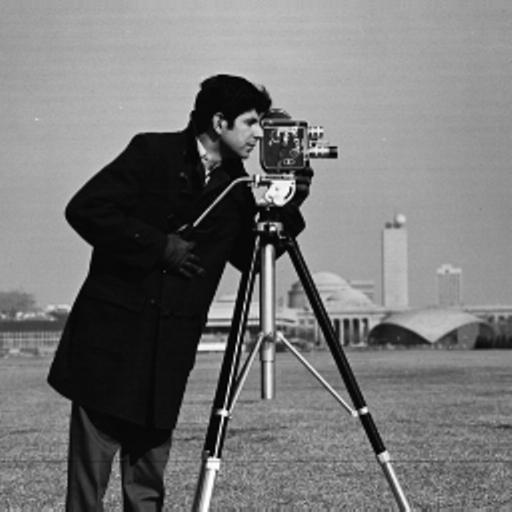
#> input picture Chapter 05/ch 05-03/cameraman.tif, 512 x 512 px
$ jupyter execute notebook.ipynb
#> lines starting #> are read from the running program, lines starting #| are printed output that depends on the picture; after the words box and inside, x2 and y2 are one past the last pixel; in counts of white or black regions, pixels touching at a corner belong together
[cell 1]
import cv2 as cv
import matplotlib.pyplot as plt

img = cv.imread('cameraman.tif', cv.IMREAD_GRAYSCALE)
#> img is the input picture: shape (512, 512); min 0, max 255, mean 118.3

ret,thresh1 = cv.threshold(img,80,255,cv.THRESH_BINARY)
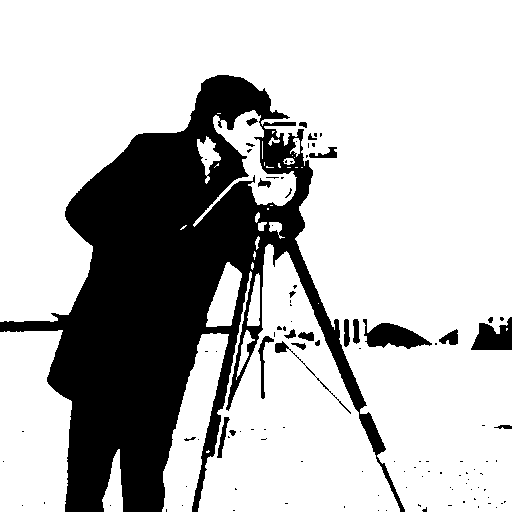
#> thresh1: shape (512, 512); 74.3% white; 109 black regions (85 under 20 px), largest, box (x1, y1, x2, y2) and area: (0, 75, 405, 512) 63324, (363, 319, 432, 349) 1101, (471, 317, 512, 350) 885
ret,thresh2 = cv.threshold(img,80,255,cv.THRESH_BINARY_INV)
ret,thresh3 = cv.threshold(img,80,255,cv.THRESH_TRUNC)
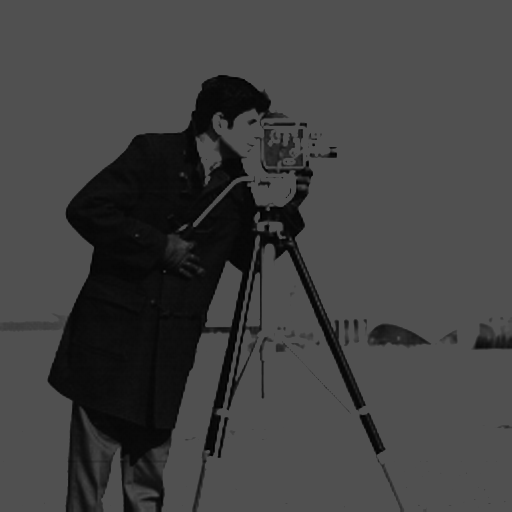
#> thresh3: shape (512, 512); min 0, max 80, mean 65
ret,thresh4 = cv.threshold(img,80,255,cv.THRESH_TOZERO)
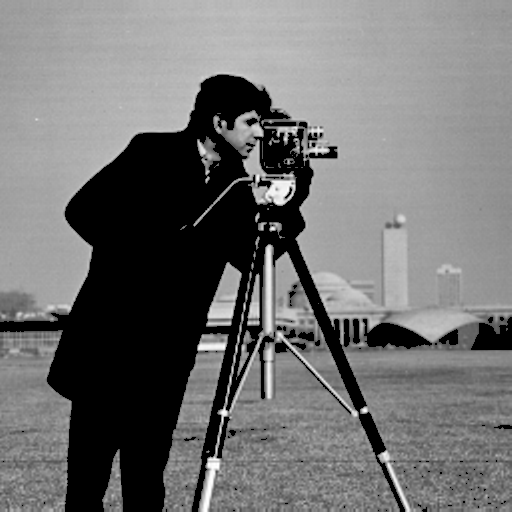
#> thresh4: shape (512, 512); min 0, max 255, mean 112.7
ret,thresh5 = cv.threshold(img,80,255,cv.THRESH_TOZERO_INV)
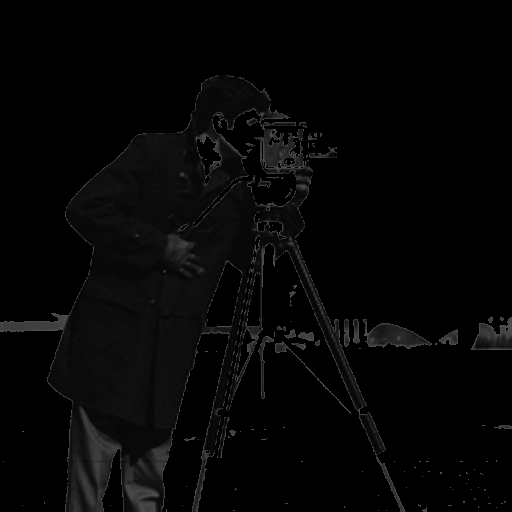
#> thresh5: shape (512, 512); min 0, max 80, mean 5.6

titles = ['Original image','BINARY','BINARY_INV','TRUNC','TOZERO','TOZERO_INV']
images = [img, thresh1, thresh2, thresh3, thresh4, thresh5]

for i in range(6):
    plt.subplot(2,3,i+1),plt.imshow(images[i],'gray')
    plt.title(titles[i])
    plt.xticks([]),plt.yticks([])
